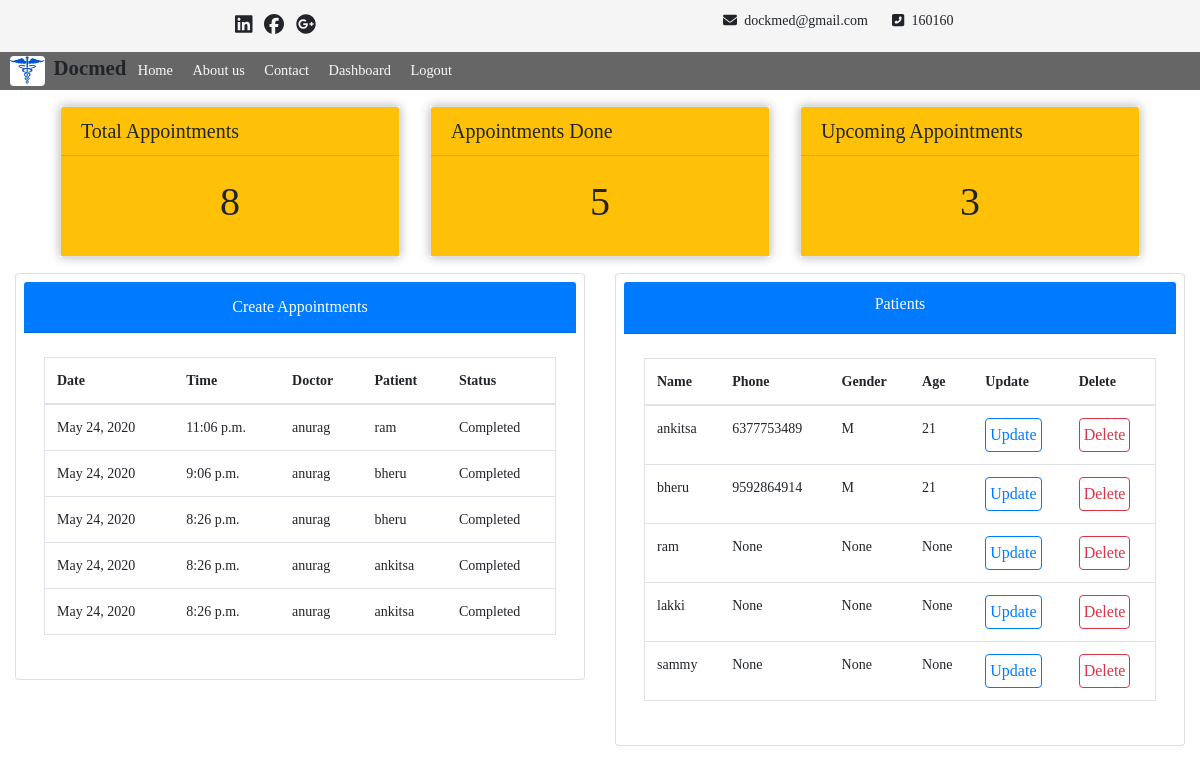
The page /receptionist_dashboard/ (signed in) on the database its author committed.
### main/models.py (models this page shows, shortened)
class Appointment(models.Model):
	date = models.DateField()
	time = models.TimeField()
	patient = models.ForeignKey(Patient, on_delete=models.CASCADE, related_name="patient_appointment")
	doctor = models.ForeignKey(Doctor, on_delete = models.CASCADE, null=True, blank=True, related_name="doctor_appointment")
	status = models.CharField(default="p", max_length=1)
	payment = models.IntegerField(blank=True, null=True)

class Doctor(models.Model):
	doctor = models.OneToOneField(UserCategory, on_delete = models.CASCADE, related_name="doctor")
	phone = models.CharField(max_length=12, blank=True, null=True)
	gender = models.CharField(choices=GENDER, max_length=1, blank=True, null=True)
	address = models.CharField(blank=True, null=True, max_length=200)
	blood_group = models.CharField(choices=BLOOD, max_length=3, blank=True, null=True)
	experience = models.IntegerField(blank=True, null=True)
	age = models.IntegerField(blank=True, null=True)
	is_working = models.BooleanField(blank=True, null=True)
	department = models.CharField(blank=True, null=True, max_length=100)
	salary = models.IntegerField(blank=True, null=True)
	attendence = models.IntegerField(blank=True, null=True)
	def __str__(self):
		return self.doctor.user_category.username

class UserCategory(models.Model):
	user_category = models.OneToOneField(User, on_delete=models.CASCADE, related_name="user_category")
	is_patient = models.BooleanField(default=False)
	is_doctor = models.BooleanField(default=False)
	is_receptionist = models.BooleanField(default=False)
	is_hr = models.BooleanField(default=False)

class Patient(models.Model):
	patient = models.OneToOneField(UserCategory, on_delete = models.CASCADE, related_name="patient")
	phone = models.CharField(max_length=12, blank=True, null=True)
	gender = models.CharField(choices=GENDER, max_length=1, blank=True, null=True)
	age = models.IntegerField(blank=True, null=True)
	address = models.CharField(blank=True, null=True, max_length=200)
	blood_group = models.CharField(choices=BLOOD, max_length=4 , blank=True, null=True)
	def __str__(self):
		return self.patient.user_category.username

### main/decorators.py (the view)
	def authorized(request, *args, **kwargs):
		if request.user.user_category.is_receptionist:
			return fun(request, *args, **kwargs)
		else:
			return HttpResponseRedirect(reverse("main:home"))

### main/views.py (called while the page is built)
@login_required
@is_valid_receptionist
def receptionist_dashboard(request):
	queryset = Appointment.objects.all().order_by("-time")[0:5]
	a = Appointment.objects.all().count
	b = len(Appointment.objects.all().filter(status="c"))
	c = len(Appointment.objects.all().filter(status="p"))
	patient = Patient.objects.all()[0:5]
	context = {
		"appointments": queryset,
		"patient": patient,
		"a": a,
		"b": b,
		"c": c
	}
	return render(request, "receptionist_dashboard.html", context)

### templates/receptionist_dashboard.html (shortened to what this page needs)
{% extends 'home.html' %}
{% block content %}
	<div>
		<div class="row m-auto container">
			<div class="col col-4">
				<div class="department-card m-auto">
					<div class="card mt-3">
						<div class="card-header h5 bg-warning">
							Total Appointments
						</div>
						<div class="card-boby d-flex justify-content-center align-items-center bg-warning" style="height:100px;">
							<h1>
								{{ a }}
							</h1>
						</div>
					</div>
				</div>
			</div>
			<div class="col col-4">
				<div class="department-card m-auto">
					<div class="card mt-3">
						<div class="card-header h5 bg-warning">
							 Appointments Done
						</div>
						<div class="card-boby d-flex justify-content-center align-items-center bg-warning" style="height:100px;">
							<h1>
								{{ b }}
							</h1>
						</div>
					</div>
				</div>
			</div>
			<div class="col col-4">
				<div class="department-card m-auto">
					<div class="card mt-3">
						<div class="card-header h5 bg-warning">
							Upcoming Appointments
						</div>
						<div class="card-boby d-flex justify-content-center align-items-center bg-warning" style="height:100px;">
							<h1>
								{{ c }}
							</h1>
						</div>
					</div>
				</div>
			</div>
		</div>
	</div>
	<div class="row mt-3 mx-auto">
		<div class="col col-6">
			<div class="card p-2">
				<div class="card-header text-center bg-primary">
					<a href="{% url 'main:create_appointments' %}" class="btn btn-primary py-0">Create Appointments</a>
				</div>
				<div class="card-body">
					<table class="table table-hover table mt-1 w-100 border mx-auto">
					  <thead>
					    <tr>
					      <th scope="col">Date</th>
					      <th scope="col">Time</th>
					      <th scope="col">Doctor</th>
					      <th scope="col">Patient</th>
					      <th scope="col">Status</th>
					    </tr>
					  </thead>
					  <tbody>
					    {% for i in appointments %}
						    <tr>
						      <td>{{ i.date }}</td>
						      <td>{{ i.time }}</td>
						      <td>{{ i.doctor }}</td>
						      <td>{{ i.patient }}</td>
						      <td>
						      		{% if i.status == 'p' %}
						      			Pending
						      		{% else %}
						      			Completed
						      		{% endif %}
						      </td>
						    </tr>
						{% endfor %}
					  </tbody>
					</table>
				</div>
			</div>
		</div>
		<div class="col col-6">
			<div class="card p-2">
				<div class="card-header text-center bg-primary">
					<h6 class="text-light " >Patients</h6>
				</div>
				<div class="card-body">
					<table class="table table-hover table mt-1 w-100 border mx-auto">
					  <thead>
					    <tr>
					      <th scope="col">Name</th>
					      <th scope="col">Phone</th>
					      <th scope="col">Gender</th>
					      <th scope="col">Age</th>
					      <th scope="col">Update</th>
					      <th scope="col">Delete</th>
					    </tr>
					  </thead>
					  <tbody>
					    {% for i in patient %}
						    <tr>
						      <td>{{ i }}</td>
						      <td>{{ i.phone }}</td>
						      <td>{{ i.gender }}</td>
						      <td>{{ i.age }}</td>
						      <td><a href="{% url 'main:patient_profiles' id=i.id %}" class="btn btn-outline-primary p-1">Update</a></td>
						      <td><a href="{% url 'main:confirm_deletes' id=i.patient.user_category.id %}" class="btn btn-outline-danger p-1">Delete</a></td>
						    </tr>
						{% endfor %}
					  </tbody>
					</table>
				</div>
			</div>
		</div>
	</div>
{% endblock %}

### templates/home.html (shortened to what this page needs)
{% extends 'index.html' %}
{% load static %}

### templates/index.html (shortened to what this page needs)
{% load staticfiles %}
<!DOCTYPE html>
<html>
<head>
	<link rel="stylesheet" href="https://stackpath.bootstrapcdn.com/bootstrap/4.4.1/css/bootstrap.min.css">
</head>
	<link rel="stylesheet" type="text/css" href="{% static 'css/home.css' %}">
<body>
	<div style="min-height:10vh;">
			<div class="nav-parent">
				<div class="container nav d-flex justify-content-around">
					<div>
						<i class="fab h5 m-1 fa-linkedin"></i>
						<i class="fab h5 m-1 fa-facebook"></i>
						<i class="fab h5 m-1 fa-google-plus"></i>
					</div>
					<div class="d-flex">
						<div class="mr-4">
							<i class="fas fa-envelope mr-1"></i>
							<span>dockmed@gmail.com</span>
						</div>
						<div>
							<i class="fas fa-phone-square-alt mr-1"></i>
							<span>160160</span>
						</div>
					</div>
				</div>
			</div>
			<div class="sec-nav">
				<img src="{% static 'image/main_logo.jpg' %}" class="main_logo">
				<span>Docmed</span>
				<div class="d-inline-block">
					<a href="{% url 'main:home' %}" class="mx-2 text-light">Home</a>
					<a href="{% url 'main:home' %}" class="mx-2 text-light">About us</a>
					<a href="{% url 'main:contact' %}" class="mx-2 text-light">Contact</a>
					{% if request.user.user_category.is_patient %}
						<a href="{% url 'main:patient_appointment' %}" class="mx-2 text-light">Appointment</a>
						<a href="{% url 'main:patient_payment' %}" class="mx-2 text-light">Invoice & Payment</a>
						<a href="{% url 'main:patient_medical' %}" class="mx-2 text-light">Medical History</a>
						<a href="{% url 'main:patient_profile' %}" class="mx-2 text-light">Profile</a>
					{% elif request.user.user_category.is_doctor %}
						<a href="{% url 'main:doctor_appointment' %}" class="mx-2 text-light">Appointment</a>
						<a href="{% url 'main:doctor_prescriptions' %}" class="mx-2 text-light">Prescription</a>
						<a href="{% url 'main:doctor_profile' %}" class="mx-2 text-light">Profile</a>
					{% elif request.user.user_category.is_receptionist %}
						<a href="{% url 'main:receptionist_dashboard' %}" class="mx-2 text-light">Dashboard</a>
					{% elif request.user.user_category.is_hr %}
						<a href="{% url 'main:hr_dashboard' %}" class="mx-2 text-light">Dashboard</a>
						<a href="{% url 'main:accounting' %}" class="mx-2 text-light">Accounting</a>
					{% endif %}
					{% if user.is_authenticated %}
						<a href="{% url 'main:logout' %}" class="mx-2 text-light">Logout</a>
					{% else %}
						<a href="{% url 'main:register' %}" class="mx-2 text-light">Register</a>
						<a href="{% url 'main:login' %}" class="mx-2 text-light">Login</a>
					{% endif %}
				</div>
			</div>
	</div>
	{% block content %}{% endblock %}
</body>
</html>

### static/css/home.css (style rules this page uses)
body { margin: 0; padding: 0; box-sizing: border-box; font-family: ubuntu; font-size: 14px; scroll-behavior: smooth; }
.nav-parent { background: whitesmoke; padding: 10px; }
.sec-nav { background: rgba(0, 0, 0, .6); }
.sec-nav > span { font-weight: bolder; font-size: 1.3rem; }
.sec-nav > div > a { font-weight: normal; font-size: .9rem; text-decoration: none; }
.main_logo { width: 35px; height: 30px; margin-left: 10px; margin-top: 4px; margin-bottom: 4px; border-radius: 4px; margin-right: 5px; }
.department-card { box-shadow: 0 0 10px rgba(0, 0, 0, .3); transition: 100ms linear; }

### rows shown on the page
Appointment: date "May 24, 2020", time "11:06 p.m.", doctor "anurag", patient "ram", status "Completed"
Appointment: date "May 24, 2020", time "9:06 p.m.", doctor "anurag", patient "bheru", status "Completed"
Appointment: date "May 24, 2020", time "8:26 p.m.", doctor "anurag", patient "bheru", status "Completed"
Appointment: date "May 24, 2020", time "8:26 p.m.", doctor "anurag", patient "ankitsa", status "Completed"
Appointment: date "May 24, 2020", time "8:26 p.m.", doctor "anurag", patient "ankitsa", status "Completed"
Patient: patient.username "ankitsa", phone "6377753489", gender "M", age "21"
Patient: patient.username "bheru", phone "9592864914", gender "M", age "21"
Patient: patient.username "ram", phone "None", gender "None", age "None"
Patient: patient.username "lakki", phone "None", gender "None", age "None"
Patient: patient.username "sammy", phone "None", gender "None", age "None"

### other values the page prints
{{ a }} "8"
{{ b }} "5"
{{ c }} "3"
